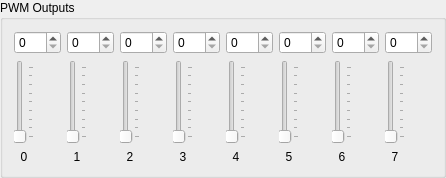
    <widget class="QGroupBox" name="pwmGroupBox">
     <property name="maximumSize">
      <size>
       <width>16777215</width>
       <height>16777215</height>
      </size>
     </property>
     <property name="title">
      <string>PWM Outputs</string>
     </property>
     <layout class="QGridLayout" name="gridLayout_4">
      <item row="0" column="0">
       <widget class="QSpinBox" name="pwmSpinBox_0">
        <property name="styleSheet">
         <string/>
        </property>
        <property name="suffix">
         <string/>
        </property>
        <property name="maximum">
         <number>255</number>
        </property>
        <property name="value">
         <number>0</number>
        </property>
       </widget>
      </item>
      <item row="0" column="1">
       <widget class="QSpinBox" name="pwmSpinBox_1">
        <property name="styleSheet">
         <string/>
        </property>
        <property name="maximum">
         <number>255</number>
        </property>
        <property name="value">
         <number>0</number>
        </property>
       </widget>
      </item>
      <item row="0" column="2">
       <widget class="QSpinBox" name="pwmSpinBox_2">
        <property name="styleSheet">
         <string/>
        </property>
        <property name="maximum">
         <number>255</number>
        </property>
        <property name="value">
         <number>0</number>
        </property>
       </widget>
      </item>
      <item row="0" column="3">
       <widget class="QSpinBox" name="pwmSpinBox_3">
        <property name="styleSheet">
         <string/>
        </property>
        <property name="maximum">
         <number>255</number>
        </property>
        <property name="value">
         <number>0</number>
        </property>
       </widget>
      </item>
      <item row="0" column="4">
       <widget class="QSpinBox" name="pwmSpinBox_4">
        <property name="maximum">
         <number>255</number>
        </property>
        <property name="value">
         <number>0</number>
        </property>
       </widget>
      </item>
      <item row="0" column="5">
       <widget class="QSpinBox" name="pwmSpinBox_5">
        <property name="maximum">
         <number>255</number>
        </property>
        <property name="value">
         <number>0</number>
        </property>
       </widget>
      </item>
      <item row="0" column="6">
       <widget class="QSpinBox" name="pwmSpinBox_6">
        <property name="maximum">
         <number>255</number>
        </property>
        <property name="value">
         <number>0</number>
        </property>
       </widget>
      </item>
      <item row="0" column="7">
       <widget class="QSpinBox" name="pwmSpinBox_7">
        <property name="maximum">
         <number>255</number>
        </property>
        <property name="value">
         <number>0</number>
        </property>
       </widget>
      </item>
      <item row="1" column="1">
       <widget class="QSlider" name="pwmSlider_1">
        <property name="sizePolicy">
         <sizepolicy hsizetype="Fixed" vsizetype="MinimumExpanding">
          <horstretch>0</horstretch>
          <verstretch>0</verstretch>
         </sizepolicy>
        </property>
        <property name="minimumSize">
         <size>
          <width>0</width>
          <height>0</height>
         </size>
        </property>
        <property name="maximum">
         <number>255</number>
        </property>
        <property name="orientation">
         <enum>Qt::Vertical</enum>
        </property>
        <property name="tickPosition">
         <enum>QSlider::TicksBelow</enum>
        </property>
        <property name="tickInterval">
         <number>32</number>
        </property>
       </widget>
      </item>
      <item row="1" column="2">
       <widget class="QSlider" name="pwmSlider_2">
        <property name="enabled">
         <bool>true</bool>
        </property>
        <property name="sizePolicy">
         <sizepolicy hsizetype="Fixed" vsizetype="MinimumExpanding">
          <horstretch>0</horstretch>
          <verstretch>0</verstretch>
         </sizepolicy>
        </property>
        <property name="minimumSize">
         <size>
          <width>0</width>
          <height>0</height>
         </size>
        </property>
        <property name="maximum">
         <number>255</number>
        </property>
        <property name="orientation">
         <enum>Qt::Vertical</enum>
        </property>
        <property name="tickPosition">
         <enum>QSlider::TicksBelow</enum>
        </property>
        <property name="tickInterval">
         <number>32</number>
        </property>
       </widget>
      </item>
      <item row="1" column="3">
       <widget class="QSlider" name="pwmSlider_3">
        <property name="sizePolicy">
         <sizepolicy hsizetype="Fixed" vsizetype="MinimumExpanding">
          <horstretch>0</horstretch>
          <verstretch>0</verstretch>
         </sizepolicy>
        </property>
        <property name="minimumSize">
         <size>
          <width>0</width>
          <height>0</height>
         </size>
        </property>
        <property name="maximum">
         <number>255</number>
        </property>
        <property name="orientation">
         <enum>Qt::Vertical</enum>
        </property>
        <property name="tickPosition">
         <enum>QSlider::TicksBelow</enum>
        </property>
        <property name="tickInterval">
         <number>32</number>
        </property>
       </widget>
      </item>
      <item row="1" column="4">
       <widget class="QSlider" name="pwmSlider_4">
        <property name="minimumSize">
         <size>
          <width>0</width>
          <height>0</height>
         </size>
        </property>
        <property name="maximum">
         <number>255</number>
        </property>
        <property name="orientation">
         <enum>Qt::Vertical</enum>
        </property>
        <property name="tickPosition">
         <enum>QSlider::TicksBelow</enum>
        </property>
        <property name="tickInterval">
         <number>32</number>
        </property>
       </widget>
      </item>
      <item row="1" column="5">
       <widget class="QSlider" name="pwmSlider_5">
        <property name="sizePolicy">
         <sizepolicy hsizetype="Fixed" vsizetype="MinimumExpanding">
          <horstretch>0</horstretch>
          <verstretch>0</verstretch>
         </sizepolicy>
        </property>
        <property name="minimumSize">
         <size>
          <width>0</width>
          <height>0</height>
         </size>
        </property>
        <property name="maximum">
         <number>255</number>
        </property>
        <property name="orientation">
         <enum>Qt::Vertical</enum>
        </property>
        <property name="tickPosition">
         <enum>QSlider::TicksBelow</enum>
        </property>
        <property name="tickInterval">
         <number>32</number>
        </property>
       </widget>
      </item>
      <item row="1" column="6">
       <widget class="QSlider" name="pwmSlider_6">
        <property name="sizePolicy">
         <sizepolicy hsizetype="Fixed" vsizetype="MinimumExpanding">
          <horstretch>0</horstretch>
          <verstretch>0</verstretch>
         </sizepolicy>
        </property>
        <property name="minimumSize">
         <size>
          <width>0</width>
          <height>0</height>
         </size>
        </property>
        <property name="maximum">
         <number>255</number>
        </property>
        <property name="orientation">
         <enum>Qt::Vertical</enum>
        </property>
        <property name="tickPosition">
         <enum>QSlider::TicksBelow</enum>
        </property>
        <property name="tickInterval">
         <number>32</number>
        </property>
       </widget>
      </item>
      <item row="1" column="7">
       <widget class="QSlider" name="pwmSlider_7">
        <property name="sizePolicy">
         <sizepolicy hsizetype="Fixed" vsizetype="MinimumExpanding">
          <horstretch>0</horstretch>
          <verstretch>0</verstretch>
         </sizepolicy>
        </property>
        <property name="minimumSize">
         <size>
          <width>0</width>
          <height>0</height>
         </size>
        </property>
        <property name="maximum">
         <number>255</number>
        </property>
        <property name="orientation">
         <enum>Qt::Vertical</enum>
        </property>
        <property name="tickPosition">
         <enum>QSlider::TicksBelow</enum>
        </property>
        <property name="tickInterval">
         <number>32</number>
        </property>
       </widget>
      </item>
      <item row="2" column="0">
       <widget class="QLabel" name="pwmLabel_0">
        <property name="text">
         <string notr="true">  0</string>
        </property>
        <property name="alignment">
         <set>Qt::AlignLeading|Qt::AlignLeft|Qt::AlignVCenter</set>
        </property>
       </widget>
      </item>
      <item row="2" column="1">
       <widget class="QLabel" name="pwmLabel_1">
        <property name="text">
         <string notr="true">  1</string>
        </property>
        <property name="alignment">
         <set>Qt::AlignLeading|Qt::AlignLeft|Qt::AlignVCenter</set>
        </property>
       </widget>
      </item>
      <item row="2" column="2">
       <widget class="QLabel" name="pwmLabel_2">
        <property name="text">
         <string notr="true">  2</string>
        </property>
        <property name="alignment">
         <set>Qt::AlignLeading|Qt::AlignLeft|Qt::AlignVCenter</set>
        </property>
       </widget>
      </item>
      <item row="2" column="3">
       <widget class="QLabel" name="pwmLabel_3">
        <property name="text">
         <string notr="true">  3</string>
        </property>
        <property name="alignment">
         <set>Qt::AlignLeading|Qt::AlignLeft|Qt::AlignVCenter</set>
        </property>
       </widget>
      </item>
      <item row="2" column="4">
       <widget class="QLabel" name="pwmLabel_4">
        <property name="text">
         <string notr="true">  4</string>
        </property>
        <property name="alignment">
         <set>Qt::AlignLeading|Qt::AlignLeft|Qt::AlignVCenter</set>
        </property>
       </widget>
      </item>
      <item row="2" column="5">
       <widget class="QLabel" name="pwmLabel_5">
        <property name="text">
         <string notr="true">  5</string>
        </property>
        <property name="alignment">
         <set>Qt::AlignLeading|Qt::AlignLeft|Qt::AlignVCenter</set>
        </property>
       </widget>
      </item>
      <item row="2" column="6">
       <widget class="QLabel" name="pwmLabel_6">
        <property name="text">
         <string notr="true">  6</string>
        </property>
        <property name="alignment">
         <set>Qt::AlignLeading|Qt::AlignLeft|Qt::AlignVCenter</set>
        </property>
       </widget>
      </item>
      <item row="2" column="7">
       <widget class="QLabel" name="pwmLabel_7">
        <property name="text">
         <string notr="true">  7</string>
        </property>
        <property name="alignment">
         <set>Qt::AlignLeading|Qt::AlignLeft|Qt::AlignVCenter</set>
        </property>
       </widget>
      </item>
      <item row="1" column="0">
       <widget class="QSlider" name="pwmSlider_0">
        <property name="sizePolicy">
         <sizepolicy hsizetype="Fixed" vsizetype="MinimumExpanding">
          <horstretch>0</horstretch>
          <verstretch>0</verstretch>
         </sizepolicy>
        </property>
        <property name="minimumSize">
         <size>
          <width>0</width>
          <height>0</height>
         </size>
        </property>
        <property name="maximum">
         <number>255</number>
        </property>
        <property name="orientation">
         <enum>Qt::Vertical</enum>
        </property>
        <property name="invertedAppearance">
         <bool>false</bool>
        </property>
        <property name="invertedControls">
         <bool>false</bool>
        </property>
        <property name="tickPosition">
         <enum>QSlider::TicksBelow</enum>
        </property>
        <property name="tickInterval">
         <number>32</number>
        </property>
       </widget>
      </item>
     </layout>
    </widget>
